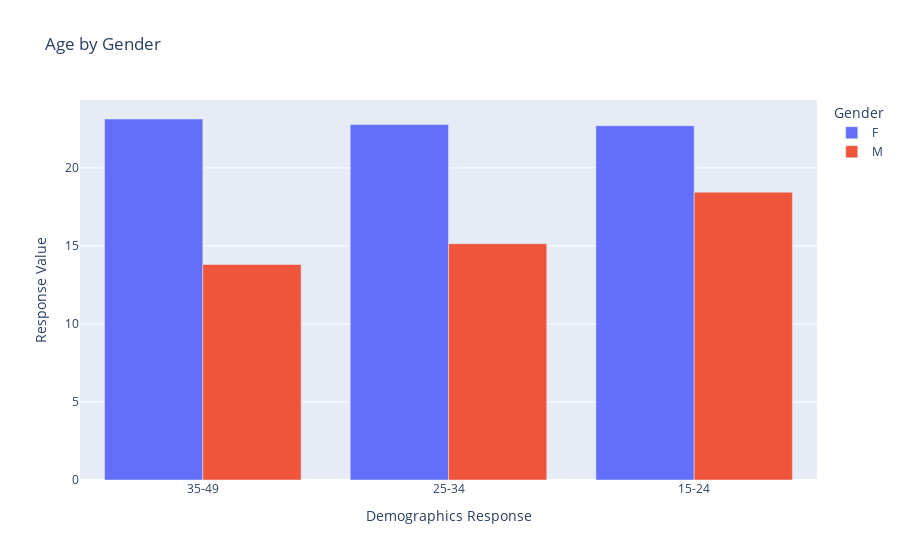

Notebook code cell kept with this figure:
### Code cell
fig = px.bar(data_age, x='Demographics Response', y='Value', color='Gender',
             labels={'Value': 'Response Value'}, barmode='group',
             title='Age by Gender')

# Sort the bars by value
fig.update_layout(xaxis_categoryorder='total ascending')

# Show the plot
fig.show()

### Figure 1 — Plotly figure (JSON) as saved in the notebook; plotly's stock layout.template omitted (floating-point values rounded to 4 significant figures)
{"data": [{"alignmentgroup": "True", "hovertemplate": "Gender=F<br>Demographics Response=%{x}<br>Response Value=%{y}<extra></extra>", "legendgroup": "F", "marker": {"color": "#636efa", "pattern": {"shape": ""}}, "name": "F", "offsetgroup": "F", "orientation": "v", "showlegend": true, "textposition": "auto", "type": "bar", "x": ["15-24", "25-34", "35-49"], "xaxis": "x", "y": [22.7, 22.77, 23.13], "yaxis": "y"}, {"alignmentgroup": "True", "hovertemplate": "Gender=M<br>Demographics Response=%{x}<br>Response Value=%{y}<extra></extra>", "legendgroup": "M", "marker": {"color": "#EF553B", "pattern": {"shape": ""}}, "name": "M", "offsetgroup": "M", "orientation": "v", "showlegend": true, "textposition": "auto", "type": "bar", "x": ["15-24", "25-34", "35-49"], "xaxis": "x", "y": [18.44, 15.14, 13.81], "yaxis": "y"}], "layout": {"barmode": "group", "legend": {"title": {"text": "Gender"}, "tracegroupgap": 0}, "title": {"text": "Age by Gender"}, "xaxis": {"anchor": "y", "categoryorder": "total ascending", "domain": [0, 1], "title": {"text": "Demographics Response"}}, "yaxis": {"anchor": "x", "domain": [0, 1], "title": {"text": "Response Value"}}}}
